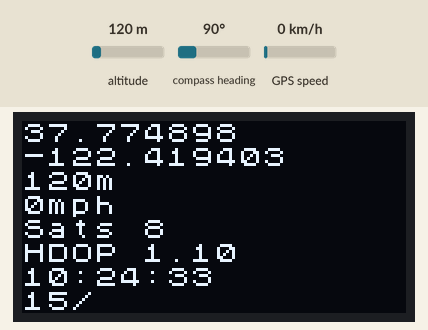
The sketch below on a simulated Arduino Mega 2560, built with avr-gcc and run on an emulated ATmega2560. Shown: 128×64 one-colour display. Inputs (shaded band) come from the test bench; at power-on: GPS speed 0 km/h, altitude 120 m, compass heading 90°. The GPS gets a fix after 3 s at 37.7749, -122.4194 with 8 satellites; what the sketch prints to the serial monitor is not drawn.

Above: at 3.7 s.
3.8 s: GPS speed set to 30 km/h
At 5.05 s:
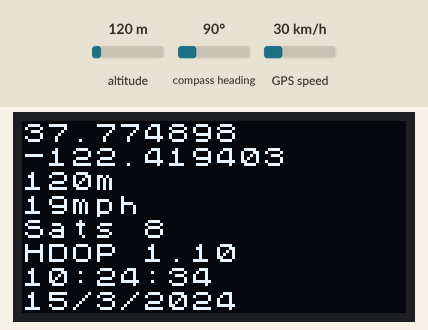
6.0 s: altitude set to 20 m
At 7.03 s:
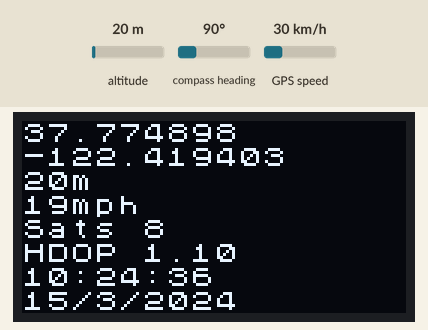
8.0 s: altitude set to 250 m
At 9.05 s:
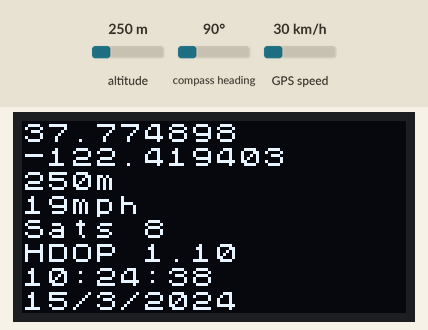
10.0 s: GPS speed set to 2 km/h
At 11.03 s:
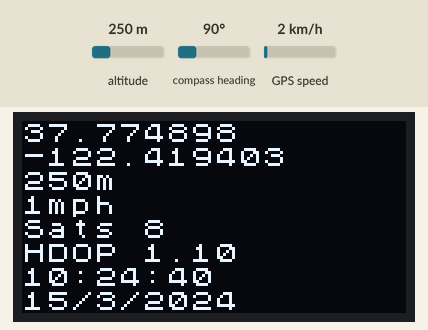
Timing chart, 0 to 13.0 s (numbered marks = the images above; inputs shaded):
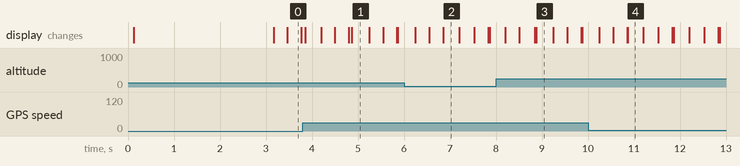

The sketch:

13_GPS_Checker_With_Display.ino
```cpp
// (licence header left out)
/*******************************************************************************************************
  Tested on Seeeduino XIAO RP2040.

  Program Operation -  This program is a portable GPS checker for the Seeduino XIAO RP2040 with a display.
  The display is an SSD1306 or SH1106 128x64 I2C OLED. The program reads characters from the GPS for 5
  seconds checking for a location fix and copies the characters from the GPS to the serial monitor so you
  can see if the GPS is working. If there is no GPS location fix seen in the 5 seconds that is reported
  onto the OLED display and IDE serial monitor. This is an example printout in the serial monitor from a
  working GPS with the XIAO having just been powered on;

  13_GPS_Checker_With_Display Starting

  Wait GPS Fix 5 seconds
  $GPGGA,235945.020,,,,,0,0,,,M,,M,,*46
  $GPGLL,,,,,235945.020,V,N*74
  $GPGSA,A,1,,,,,,,,,,,,,,,*1E
  $GPGSV,1,1,01,11,,,33*78
  $GPRMC,235945.020,V,,,,,0.00,0.00,050180,,,N*4F
  $GPVTG,0.00,T,,M,0.00,N,0.00,K,N*32
  $GPGGA,235946.020,,,,,0,0,,,M,,M,,*45
  $GPGLL,,,,,235946.020,V,N*77
  $GPGSA,A,1,,,,,,,,,,,,,,,*1E
  $GPGSV,1,1,02,22,,,36,11,,,33*7E
  $GPRMC,235946.020,V,,,,,0.00,0.00,050180,,,N*4C

  Timeout - No GPS Fix 5s
  Wait GPS Fix 5 seconds

  That printout is from a Mediatek GPS, the Ublox ones are similar. The data from the GPS is fed into the
  TinyGPS++ library and if there is no fix a message is printed on the serial monitor.

  When the program detects that the GPS has a fix, it prints the Latitude, Longitude, Altitude, Speed, Number
  of satellites in use, the HDOP value, time and date to the serial monitor. If the I2C OLED display is
  attached that is updated as well. The OLED display is assumed to be on I2C address 0x3C. Connect the GPS RX
  pin to XIAO A6 (TX) and GPS TX pin to XIAO A7 (TX).

  The program has the option of using a pin to control the power to the GPS, if the GPS module being used
  has this feature. To use the option change the define; '#define GPSPOWER -1' from -1 to the pin number
  being used. Also set the GPSONSTATE and GPSOFFSTATE to the appropriate logic levels.

  Uses the earlephilhower/arduino-pico: Raspberry Pi Pico Arduino core, for all RP2040 boards.
  Get it here > https://github.com/earlephilhower/arduino-pico
  Board selected is 'Seeed XIAO RP2040'

  Serial monitor baud rate is set at 115200.

*******************************************************************************************************/

#include <TinyGPS++.h>                             //get library here > http://arduiniana.org/libraries/tinygpsplus/
TinyGPSPlus gps;                                   //create the TinyGPS++ object

#define GPSPOWER -1                                //Pin that controls power to GPS, set to -1 if not used
#define GPSONSTATE HIGH                            //logic level to turn GPS on via pin GPSPOWER
#define GPSOFFSTATE LOW                            //logic level to turn GPS off via pin GPSPOWER

#include <U8x8lib.h>                                      //get library here >  https://github.com/olikraus/u8g2
U8X8_SSD1306_128X64_NONAME_HW_I2C disp(U8X8_PIN_NONE);    //use this line for standard 0.96" SSD1306
//U8X8_SH1106_128X64_NONAME_HW_I2C disp(U8X8_PIN_NONE);   //use this line for 1.3" OLED often sold as 1.3" SSD1306
#define DEFAULTFONT u8x8_font_chroma48medium8_r           //font used by U8X8 Library

float GPSLat;                                      //Latitude from GPS
float GPSLon;                                      //Longitude from GPS
float GPSAlt;                                      //Altitude from GPS
uint8_t GPSSats;                                   //number of GPS satellites in use
uint32_t GPSHdop;                                  //HDOP from GPS
float GPSSpeed;                                    //Speed of GPS, mph

uint8_t hours, mins, secs, day, month;
uint16_t year;
uint32_t startGetFixmS;
uint32_t endFixmS;


void loop()
{
  if (gpsWaitFix(5))
  {
    Serial.println();
    Serial.println();
    Serial.print(F("Fix time "));
    Serial.print(endFixmS - startGetFixmS);
    Serial.println(F("mS"));

    GPSLat = gps.location.lat();
    GPSLon = gps.location.lng();
    GPSAlt = gps.altitude.meters();
    GPSSats = gps.satellites.value();
    GPSHdop = gps.hdop.value();
    GPSSpeed = gps.speed.mph();

    hours = gps.time.hour();
    mins = gps.time.minute();
    secs = gps.time.second();
    day = gps.date.day();
    month = gps.date.month();
    year = gps.date.year();

    printGPSfix();               //print GPS data to serial monitor
    displayscreen1();            //print GPS data on display
    startGetFixmS = millis();    //have a fix, next thing that happens is checking for a fix, so restart timer
  }
  else
  {
    disp.clearLine(0);
    disp.setCursor(0, 0);
    disp.print(F("No GPS Fix "));
    disp.print( (millis() - startGetFixmS) / 1000 );
    Serial.println();
    Serial.println();
    Serial.print(F("Timeout - No GPS Fix "));
    Serial.print( (millis() - startGetFixmS) / 1000 );
    Serial.println(F("s"));
  }
}


bool gpsWaitFix(uint16_t waitSecs)
{
  //waits a specified number of seconds for a fix, returns true for updated fix

  uint32_t startmS, waitmS;
  uint8_t GPSchar;

  Serial.print(F("Wait GPS Fix "));
  Serial.print(waitSecs);
  Serial.println(F(" seconds"));

  waitmS = waitSecs * 1000;                               //convert seconds wait into mS
  startmS = millis();

  while ( (uint32_t) (millis() - startmS) < waitmS)       //allows for millis() overflow
  {
    if (Serial1.available() > 0)
    {
      GPSchar = Serial1.read();
      gps.encode(GPSchar);
      Serial.write(GPSchar);
    }

    if (gps.location.isUpdated() && gps.altitude.isUpdated() && gps.date.isUpdated())
    {
      endFixmS = millis();                                //record the time when we got a GPS fix
      return true;
    }
  }
  return false;
}


void printGPSfix()
{
  float tempfloat;

  Serial.print(F("New GPS Fix "));

  tempfloat = ( (float) GPSHdop / 100);

  Serial.print(F("Latitude,"));
  Serial.print(GPSLat, 6);
  Serial.print(F(",Longitude,"));
  Serial.print(GPSLon, 6);
  Serial.print(F(",Altitude,"));
  Serial.print(GPSAlt, 1);
  Serial.print(F("m,Speed,"));
  Serial.print(GPSSpeed, 1);
  Serial.print(F("mph,Sats,"));
  Serial.print(GPSSats);
  Serial.print(F(",HDOP,"));
  Serial.print(tempfloat, 2);
  Serial.print(F(",Time,"));

  if (hours < 10)
  {
    Serial.print(F("0"));
  }

  Serial.print(hours);
  Serial.print(F(":"));

  if (mins < 10)
  {
    Serial.print(F("0"));
  }

  Serial.print(mins);
  Serial.print(F(":"));

  if (secs < 10)
  {
    Serial.print(F("0"));
  }

  Serial.print(secs);
  Serial.print(F(",Date,"));

  Serial.print(day);
  Serial.print(F("/"));
  Serial.print(month);
  Serial.print(F("/"));
  Serial.print(year);

  Serial.println();
  Serial.println();
}


void displayscreen1()
{
  //show GPS data on display
  float tempfloat;
  tempfloat = ( (float) GPSHdop / 100);

  disp.clearLine(0);
  disp.setCursor(0, 0);
  disp.print(GPSLat, 6);
  disp.clearLine(1);
  disp.setCursor(0, 1);
  disp.print(GPSLon, 6);
  disp.clearLine(2);
  disp.setCursor(0, 2);
  disp.print(GPSAlt, 0);
  disp.print(F("m"));
  disp.clearLine(3);
  disp.setCursor(0, 3);
  disp.print(GPSSpeed, 0);
  disp.print(F("mph"));
  disp.clearLine(4);
  disp.setCursor(0, 4);
  disp.print(F("Sats "));
  disp.print(GPSSats);
  disp.clearLine(5);
  disp.setCursor(0, 5);
  disp.print(F("HDOP "));
  disp.print(tempfloat);
  disp.clearLine(6);
  disp.setCursor(0, 6);

  if (hours < 10)
  {
    disp.print(F("0"));
  }

  disp.print(hours);
  disp.print(F(":"));

  if (mins < 10)
  {
    disp.print(F("0"));
  }

  disp.print(mins);
  disp.print(F(":"));

  if (secs < 10)
  {
    disp.print(F("0"));
  }

  disp.print(secs);
  disp.print(F("  "));

  disp.clearLine(7);
  disp.setCursor(0, 7);

  disp.print(day);
  disp.print(F("/"));
  disp.print(month);
  disp.print(F("/"));
  disp.print(year);
}


void GPSON()
{
  if (GPSPOWER)
  {
    digitalWrite(GPSPOWER, GPSONSTATE);                         //power up GPS
  }
}


void GPSOFF()
{
  if (GPSPOWER)
  {
    digitalWrite(GPSPOWER, GPSOFFSTATE);           //power off GPS
  }
}


void setup()
{
  if (GPSPOWER >= 0)
  {
    pinMode(GPSPOWER, OUTPUT);
    GPSON();
  }

  Serial1.begin(9600);          //GPS RX pin to XIAO A6 (TX) and GPS TX pin to XIAO A7 (TX).

  Serial.begin(115200);
  Serial.println();
  Serial.print(F(__FILE__));
  Serial.println();

  disp.begin();
  disp.setFont(DEFAULTFONT);
  disp.clear();
  disp.setCursor(0, 0);
  disp.print(F("Display Ready"));

  Serial.println(F("13_GPS_Checker_With_Display Starting"));
  Serial.println();

  startGetFixmS = millis();
}
```
